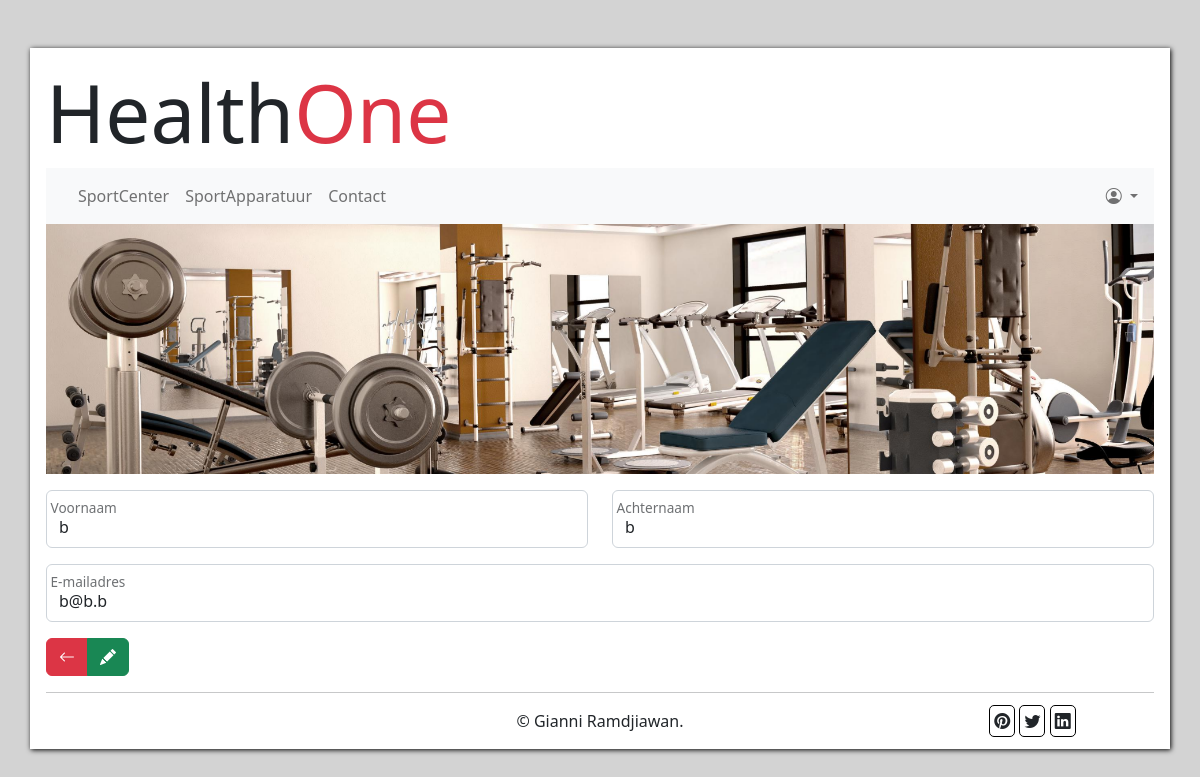
Page /loggedinPages/profile/edit_profile.php (signed in) on the committed database.
### tables this page shows
CREATE TABLE `user` (
  `id` int(11) NOT NULL,
  `firstname` varchar(50) NOT NULL,
  `lastname` varchar(50) NOT NULL,
  `email` varchar(50) NOT NULL,
  `password` varchar(255) NOT NULL,
  `rollen` varchar(50) NOT NULL
);

### loggedinPages/profile/edit_profile.php (the view, shortened to what this page needs)
<?php
    include_once('../../dbConnection.php');
    $id = $_SESSION['loggedIn'];
    if(isset($id)) {
        $user = $db->prepare("SELECT * FROM user WHERE id = :id");
        $user->bindParam('id', $id);
        $user->execute();
        $data = $user->fetch(PDO::FETCH_ASSOC);
        $voornaam = $data['firstname'];
        $achternaam = $data['lastname'];
        $email = $data['email'];
    } else {
        $_SESSION['failedlLogin'] = true;
        header("Location: ../index.php");
    }
?>
<!DOCTYPE html>
<html lang="en">
<head>
    <link href="https://cdn.jsdelivr.net/npm/bootstrap@5.2.0-beta1/dist/css/bootstrap.min.css" rel="stylesheet">
    <link rel="stylesheet" href="https://cdn.jsdelivr.net/npm/bootstrap-icons@1.8.2/font/bootstrap-icons.css">
    <link rel="stylesheet" href="../../css/style.css">
</head>
<body>
    <div class='container container-xxl p-3 my-5'>
        <?php
            include_once('../../templates/header.php');
            include_once('../templates/profileMenu.php');
            include_once('../templates/banner.php');
        ?>
        <form action="" method="post">
            <div class="row my-3">
                <div class="form-floating col">
                    <input type="text" name="voornaam" class="form-control" id="floatingInput" placeholder="Kees" value="<?= $voornaam?>">
                    <label for="floatingInput" class="px-3">Voornaam</label>
                </div>
                <div class="form-floating col">
                    <input type="text" name="achternaam" class="form-control" id="floatingPassword" placeholder="de Bakker" value="<?= $achternaam?>">
                    <label for="floatingPassword" class="px-3">Achternaam</label>
                </div>
            </div>
            <div class="row mb-3">
                <div class="form-floating ">
                    <input type="email" name="email" class="form-control" id="floatingInput" placeholder="naam@email.com" value="<?= $email?>">
                    <label for="floatingInput" class="px-3">E-mailadres</label>
                </div>
            </div>
            <div class="btn-group" role="group" aria-label="Basic mixed styles example">
                <button href="../loggedin.php" class="btn btn-danger">
                    <i class="bi bi-arrow-left"></i>
                </button>
                <button type="submit" name="editProfile"class="btn btn-success">
                    <i class="bi bi-pencil-fill"></i>
                </button>
            </div>
        </form>
        <hr>
        <?php
            include_once('../../templates/footer.php');
        ?>
    </div>
</body>
</html>

### css/style.css (style rules this page uses)
body { background-color: lightgrey; }
.container { background-color: white; box-shadow: 1px 1px 5px black; }

### rows in the picture
user: voornaam "b", achternaam "b", email "b@b.b"
